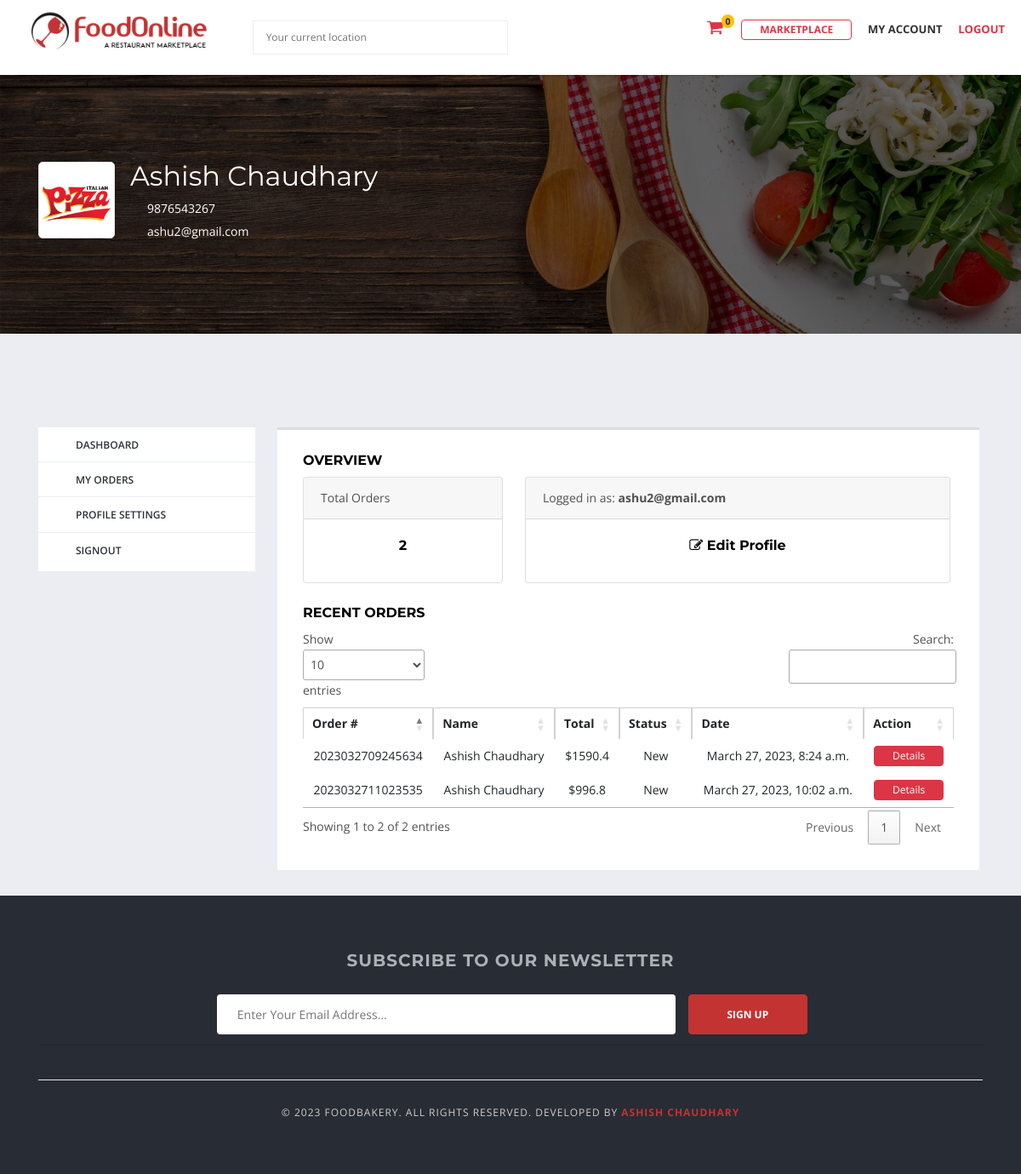
Page /customerDashboard/ (signed in) on the committed database.
### account/models.py (models this page shows, shortened)
class User(AbstractBaseUser):
    VENDOR = 1
    CUSTOMER = 2
    ROLE_CHOICE=(
        (VENDOR,'Vendor'),
        (CUSTOMER,'Customer')
    )
    first_name = models.CharField(max_length=50)
    last_name = models.CharField(max_length=50)
    username = models.CharField(unique=True,max_length=100)
    email = models.EmailField(unique=True, max_length=254)
    phone_number = models.CharField(max_length=15)
    role = models.PositiveSmallIntegerField(choices=ROLE_CHOICE, blank=True, null=True)
    date_joined = models.DateTimeField(auto_now_add=True)
    last_login = models.DateTimeField(auto_now_add=True)
    created_date = models.DateTimeField(auto_now_add=True)
    modified_date = models.DateTimeField(auto_now_add=True)
    is_admin = models.BooleanField(default=False)
    is_staff = models.BooleanField(default=False)
    is_active = models.BooleanField(default=False)
    is_superadmin = models.BooleanField(default=False)
    USERNAME_FIELD= 'email'
    REQUIRED_FIELDS= ['username','first_name','last_name']
    objects=UserManager()

### order/models.py (models this page shows, shortened)
class Order(models.Model):
    STATUS = (
        ('New', 'New'),
        ('Accepted', 'Accepted'),
        ('Completed', 'Completed'),
        ('Cancelled', 'Cancelled'),
    )
    user = models.ForeignKey(User, on_delete=models.SET_NULL, null=True)
    payment = models.ForeignKey(Payment, on_delete=models.SET_NULL, blank=True, null=True)
    vendors = models.ManyToManyField(Vendor, blank=True)
    order_number = models.CharField(max_length=20)
    first_name = models.CharField(max_length=50)
    last_name = models.CharField(max_length=50)
    phone = models.CharField(max_length=15, blank=True)
    email = models.EmailField(max_length=50)
    address = models.CharField(max_length=200)
    country = models.CharField(max_length=15, blank=True)
    state = models.CharField(max_length=15, blank=True)
    city = models.CharField(max_length=50)
    pin_code = models.CharField(max_length=10)
    total = models.FloatField()
    tax_data = models.JSONField(blank=True, help_text = "Data format: {'tax_type':{'tax_percentage':'tax_amount'}}", null=True)
    total_data = models.JSONField(blank=True, null=True)
    total_tax = models.FloatField()
    payment_method = models.CharField(max_length=25)
    status = models.CharField(max_length=15, choices=STATUS, default='New')
    is_ordered = models.BooleanField(default=False)
    created_at = models.DateTimeField(auto_now_add=True)
    updated_at = models.DateTimeField(auto_now=True)
    @property
    def name(self):
        return f'{self.first_name} {self.last_name}'

### account/views.py (the view)
# urls.py: path('customerDashboard/', views.customerDashboard, name='customerDashboard'),
@login_required(login_url='login')
@user_passes_test(check_role_customer)
def customerDashboard(request):
    orders = Order.objects.filter(user=request.user, is_ordered=True)
    recent_orders = orders[:5]
    context = {
        'orders': orders,
        'orders_count': orders.count(),
        'recent_orders': recent_orders,
    }
    return render(request,'account/customerdash.html',context)

### account/context_processors.py (called while the page is built)
def get_vendor(request):
    try:
        vendor = Vendor.objects.get(user=request.user)
    except:
        vendor = None
    return dict(vendor=vendor)

def get_user_profile(request):
    try:
        user_profile = UserProfile.objects.get(user=request.user)
    except:
        user_profile = None
    return dict(user_profile=user_profile)

def get_google_api(request):
    return {'GOOGLE_API_KEY': settings.GOOGLE_API_KEY}

### account/views.py (called while the page is built)
def check_role_customer(user):
    if user.role == 2:
        return True
    else:
        raise PermissionDenied

### marketplace/context_processors.py (called while the page is built)
def get_cart_counter(request):
    cart_count = 0
    if request.user.is_authenticated:
        try:
            cart_items = Cart.objects.filter(user=request.user)
            if cart_items:
                for cart_item in cart_items:
                    cart_count += cart_item.quantity
            else:
                cart_count = 0
        except:
            cart_count = 0
    return dict(cart_count=cart_count)

def get_cart_amounts(request):
    subtotal = 0
    tax = 0
    grand_total = 0
    tax_dict = {}
    if request.user.is_authenticated:
        cart_items = Cart.objects.filter(user=request.user)
        for item in cart_items:
            fooditem = FoodItem.objects.get(pk=item.fooditem.id)
            subtotal += (fooditem.price * item.quantity)
        get_tax = Tax.objects.filter(is_active=True)
        for i in get_tax:
            tax_type = i.tax_type
            tax_percentage = i.tax_percentage
            tax_amount = round((tax_percentage*subtotal)/100,2)
            tax_dict.update({tax_type:{str(tax_percentage):tax_amount}})
        tax = sum(x for key in tax_dict.values() for x in key.values())
        grand_total = subtotal + tax
    return dict(subtotal=subtotal, tax=tax, grand_total=grand_total, tax_dict=tax_dict)

### order/request_object.py (called while the page is built)
def RequestObjectMiddleware(get_response):
    def middleware(request):
        models.request_object = request
        response = get_response(request)
        return response
    return middleware

### templates/account/customerdash.html (shortened to what this page needs)
{% extends 'base.html' %}
{% load static %}
{% block content %}
<div class="main-section">
    {% include 'customer/cover.html' %}
    <div class="page-section account-header buyer-logged-in">
        <div class="container">
            <div class="row">
                <div class="col-lg-3 col-md-3 col-sm-12 col-xs-12">
                    {% include 'includes/c_sidebar.html' %}
                </div>
                <div class="col-lg-9 col-md-9 col-sm-12 col-xs-12">
                    <div class="user-dashboard loader-holder">
                        <div class="user-holder">
                            <h5 class="text-uppercase">Overview</h5>
                            <div class="row">
                                <div class="col-lg-4 col-md-4 col-sm-12 col-xs-12">
                                    <div class="card">
                                        <div class="card-header">
                                            Total Orders
                                        </div>
                                        <div class="card-body text-center">
                                            <a href="#"><h5 class="card-title">{{ orders_count }}</h5></a>
                                        </div>
                                    </div>
                                </div>
                                <div class="col-lg-8 col-md-8 col-sm-12 col-xs-12">
                                    <div class="card">
                                        <div class="card-header">
                                            Logged in as: <b>{{ user.email }}</b>
                                        </div>
                                        <div class="card-body text-center">
                                            <a href="{% url 'cprofile' %}"><h5 class="card-title"><i class="fa fa-edit"></i> Edit profile</h5></a>
                                        </div>
                                    </div>
                                </div>
                            </div>
                            <br>
                            <h5 class="text-uppercase">Recent Orders</h5>
                            <div class="row">
                                <div class="col-lg-12 col-md-12 col-sm-12 col-xs-12">
                                    <div class="user-orders-list">
                                        <div class="responsive-table">
                                            <table class="table table-hover" id="myOrdersTable">
                                                <thead>
                                                  <tr>
                                                    <th scope="col">Order #</th>
                                                    <th scope="col">Name</th>
                                                    <th scope="col">Total</th>
                                                    <th scope="col">Status</th>
                                                    <th scope="col">Date</th>
                                                    <th scope="col">Action</th>
                                                  </tr>
                                                </thead>
                                                <tbody>
                                                    {% for order in recent_orders %}
                                                  <tr>
                                                    <td>{{ order.order_number }}</td>
                                                    <td>{{ order.name }}</td>
                                                    <td>${{ order.total }}</td>
                                                    <td>{{ order.status }}</td>
                                                    <td>{{ order.created_at }}</td>
                                                    <td><a href="" class="btn btn-danger">Details</a></td>
                                                  </tr>
                                                  {% endfor %}
                                                </tbody>
                                              </table>
                                        </div>
                                    </div>
                                </div>
                            </div>
                        </div>
                    </div>
                </div>
            </div>
        </div>
    </div>
</div>
{% endblock %}

### templates/customer/cover.html
{% load static %}
<div class="page-section restaurant-detail-image-section" style=" background: url({% if user_profile.cover_picture %}{{ user_profile.cover_picture.url }} {% else %} {% static 'images/default-cover.png' %} {% endif %} ) no-repeat scroll 0 0 / cover;">
    <div class="container">
        <div class="row">
            <div class="col-lg-12 col-md-12 col-sm-12 col-xs-12">
                <div class="company-info-detail">
                    <div class="company-info">
                        <div class="img-holder">
                            <figure>
                                {% if user_profile.profile_picture %}
                                <img src="{{ user_profile.profile_picture.url }}" alt="Profile Picture">
                                {% else %}
                                <img src="{% static 'extra-images/listing-logo18.png' %}" alt="">
                                {% endif %}
                            </figure>
                        </div>
                        <div class="text-holder">
                            <span class="restaurant-title">{{ user.first_name }} {{ user.last_name }}</span>
                            <div class="text">
                                <i class="icon-phone"></i>
                                <p>{{ user.phone_number }}</p>
                                <i class="icon-envelope"></i>
                                <p>{{ user.email }}</p>
                            </div>
                        </div>
                    </div>
                </div>
            </div>
        </div>
    </div>
</div>

### foodOnline_main/static/css/custom.css (style rules this page uses)
.btn { padding: 2px 1.75em; font-size: 12px; cursor: pointer; }
table > tbody > tr > td { border: none !important; }
table td, table th { line-height: 1rem !important; }

### templates/base.html (style rules this page uses)
body, .main-section p, .mce-content-body p { font:Normal 14px/24px "Open Sans", sans-serif;letter-spacing: 0px;text-transform: none;color: #515151 !important; }

### rows in the picture
User: first_name "Ashish", last_name "Chaudhary", phone_number "9876543267", email "ashu2@gmail.com"
Order: order_number "2023032709245634", name "Ashish Chaudhary", total "1590.4", status "New", created_at "March 27, 2023, 8:24 a.m."
Order: order_number "2023032711023535", name "Ashish Chaudhary", total "996.8", status "New", created_at "March 27, 2023, 10:02 a.m."

### other values in the picture
{{ cart_count }} "0"
{{ orders_count }} "2"
